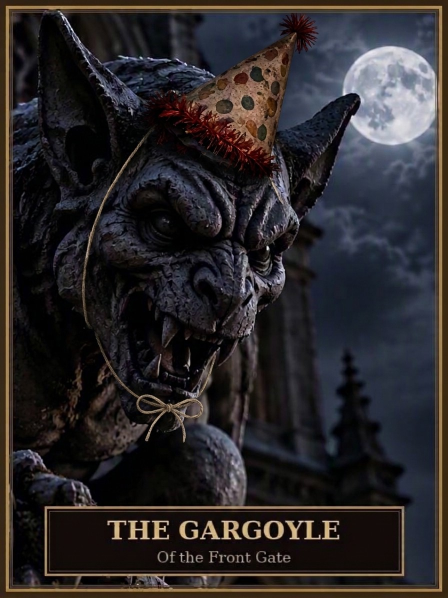
#> input picture Assets/Characters/Portraits/Sources/Gargoyle_partyhat_edit.jpg, 896 x 1195 px (shown at 1/2 size)
$ python build_garden.py ../Assets/Characters/Portraits/Sources/Gargoyle_partyhat_edit.jpg ../Assets/Characters/Portraits/Sources/Gargoyle_partyhat_edit.jpg
#> lines starting #> are read from the running program, lines starting #| are printed output that depends on the picture
"""
Builds the Garden backgrounds from two ChatGPT pictures of the same view:
one with the statue holding its sword, one without.

ChatGPT redraws the whole picture slightly between versions, so only the
statue patch is taken from the sword-less picture (feathered) and pasted
into the other. Nothing else shifts when the sword is taken.

Writes Assets/Backgrounds/Mansion/garden.png and garden_nosword.png.
Usage: python Tools/build_garden.py with_sword.png without_sword.png
"""
import sys
from pathlib import Path

import numpy as np
from PIL import Image, ImageFilter

OUT = Path(__file__).resolve().parent.parent / "Assets" / "Backgrounds" / "Mansion"

# Around the statue and its sword (x0, y0, x1, y1).
STATUE_BOX = (755, 330, 900, 580)


def main():
    with_sword = np.asarray(Image.open(sys.argv[1]).convert("RGB")).astype(np.float32)
    without = np.asarray(Image.open(sys.argv[2]).convert("RGB")).astype(np.float32)

    x0, y0, x1, y1 = STATUE_BOX
    hard = np.zeros(with_sword.shape[:2], dtype=np.uint8)
    hard[y0:y1, x0:x1] = 255
    mask = Image.fromarray(hard).filter(ImageFilter.GaussianBlur(10))
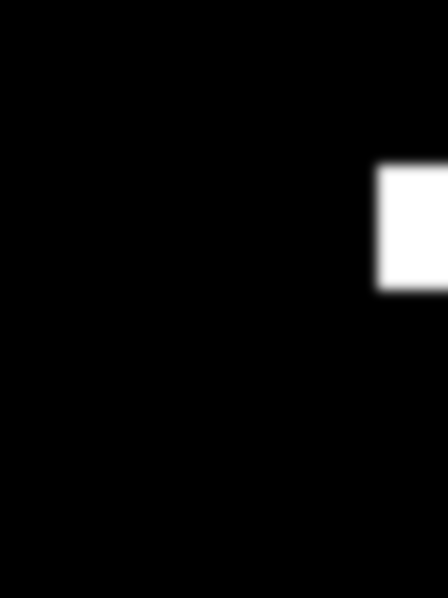
#> mask: PIL image 896x1195 L (shown at 1/2 size); min 0, max 255, mean 8.4
    mask = np.asarray(mask).astype(np.float32)[..., None] / 255.0
#> mask: shape (1195, 896, 1) float32

    no_sword = with_sword * (1 - mask) + without * mask

    Image.fromarray(with_sword.astype(np.uint8)).save(OUT / "garden.png", optimize=True)
    Image.fromarray(no_sword.clip(0, 255).astype(np.uint8)).save(OUT / "garden_nosword.png", optimize=True)
    print("wrote garden.png and garden_nosword.png")


if __name__ == "__main__":
    main()

$ run again, on Assets/Characters/Anwen.png
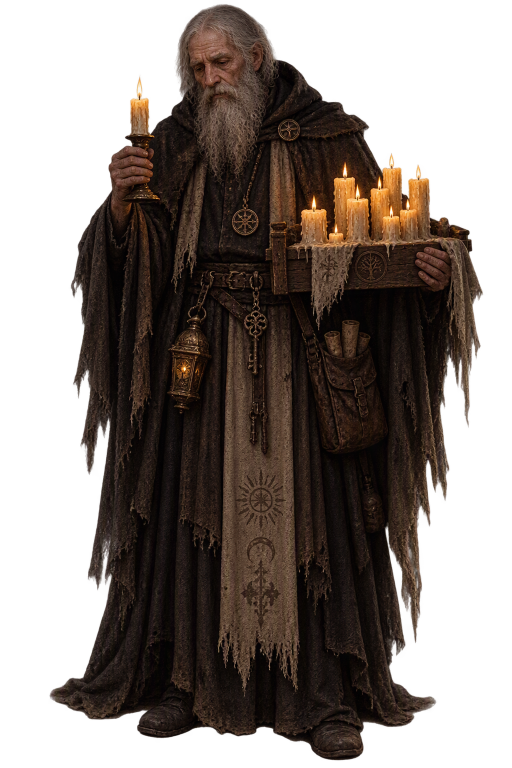
#> input picture Assets/Characters/Anwen.png, 1024 x 1536 px (shown at 1/2 size)
#> in main, `with_sword = np.asarray(Image.open(sys.argv[1]).convert("RGB")).astype..`:
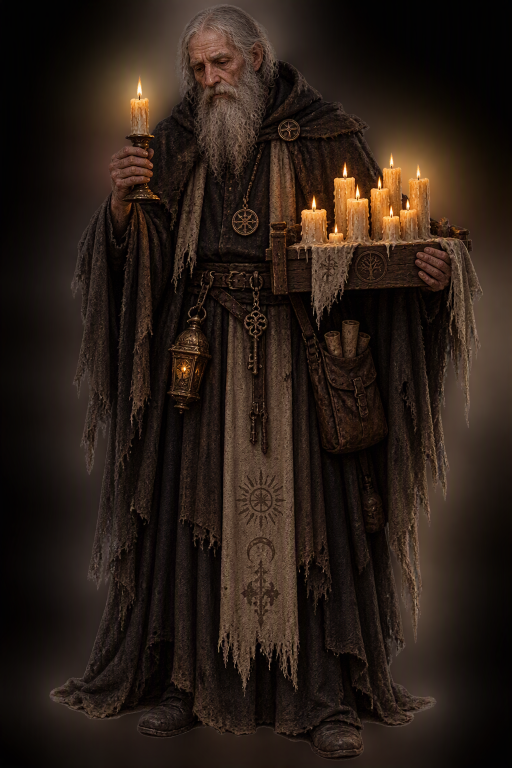
#> with_sword: shape (1536, 1024, 3) float32 (shown at 1/2 size); mean R, G, B 41.7, 29.6, 22.1
#> in main, `mask = Image.fromarray(hard).filter(ImageFilter.GaussianBlur(10))`:
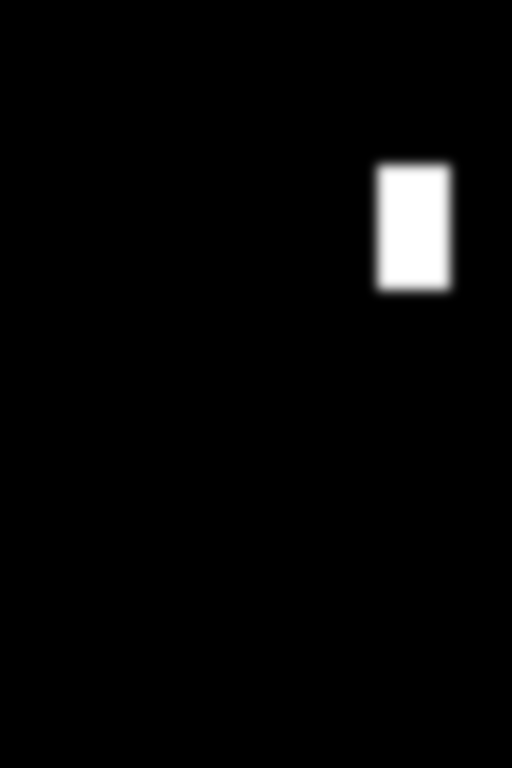
#> mask: PIL image 1024x1536 L (shown at 1/2 size); min 0, max 255, mean 5.9

$ run again, on Assets/Characters/Audax.png
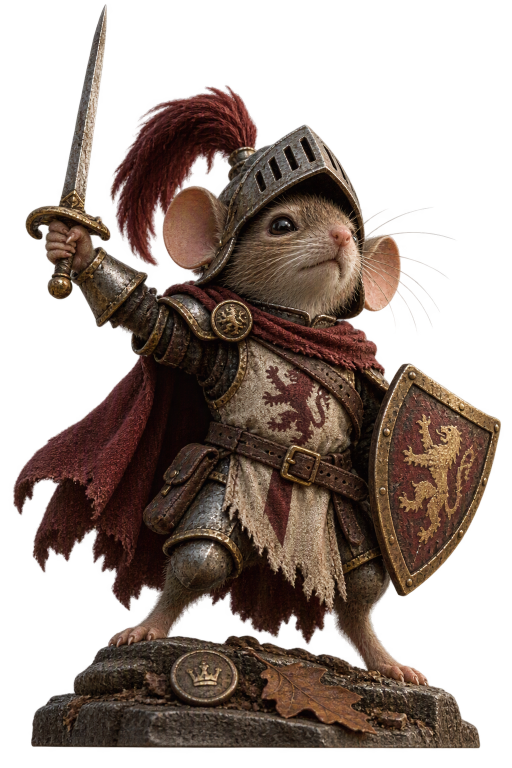
#> input picture Assets/Characters/Audax.png, 1024 x 1536 px (shown at 1/2 size)
#> in main, `with_sword = np.asarray(Image.open(sys.argv[1]).convert("RGB")).astype..`:
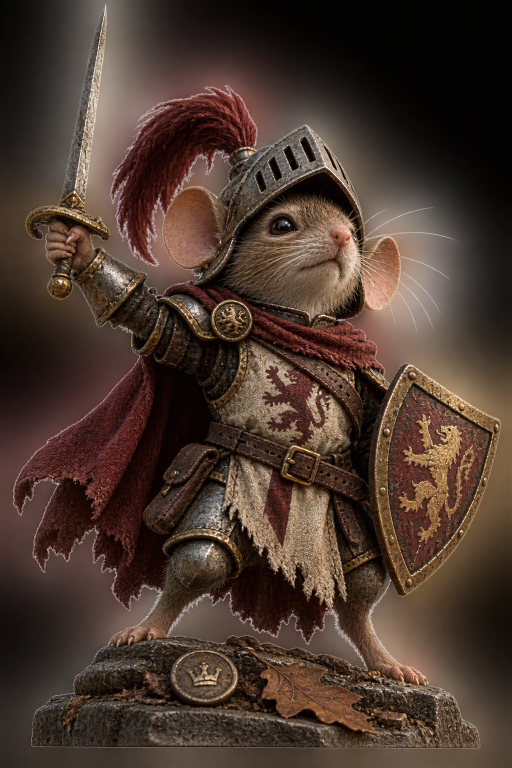
#> with_sword: shape (1536, 1024, 3) float32 (shown at 1/2 size); mean R, G, B 74.8, 56.6, 46.8
#> in main, `mask = Image.fromarray(hard).filter(ImageFilter.GaussianBlur(10))`:
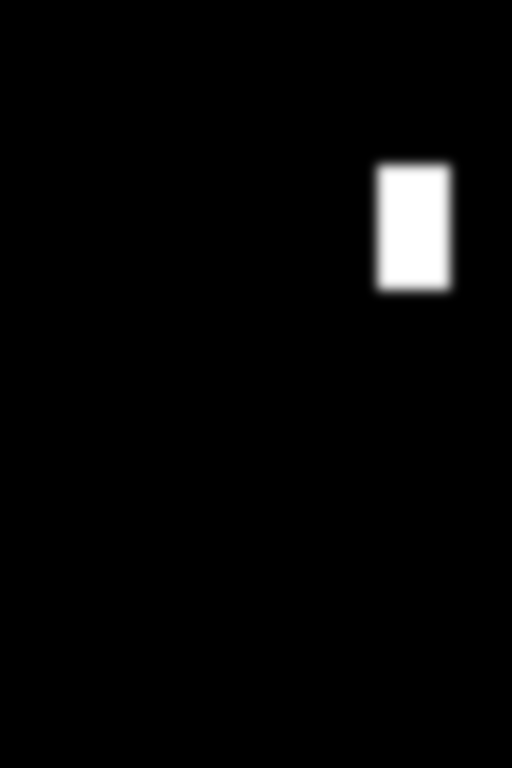
#> mask: PIL image 1024x1536 L (shown at 1/2 size); min 0, max 255, mean 5.9
